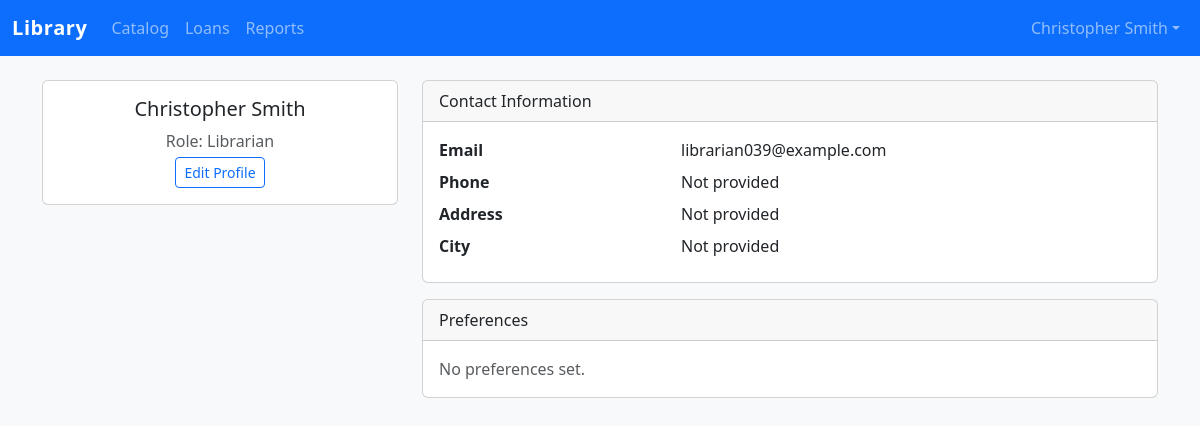
The page /accounts/profile/ (signed in) on the database its author committed.
### accounts/models.py (models this page shows, shortened)
class User(AbstractUser):
	class Role(models.TextChoices):
		ADMIN = "ADMIN", _("Administrator")
		LIBRARIAN = "LIBRARIAN", _("Librarian")
		MEMBER = "MEMBER", _("Member / Student")
	role = models.CharField(
		max_length=20,
		choices=Role.choices,
		default=Role.MEMBER,
		help_text=_("Determines the permissions granted to the user."),
	)
	employee_id = models.CharField(
		max_length=50,
		blank=True,
		help_text=_("Optional staff identifier for administrators and librarians."),
	)
	avatar = models.ImageField(upload_to="avatars/", blank=True, null=True)
	created_at = models.DateTimeField(auto_now_add=True)
	class Meta(AbstractUser.Meta):
		ordering = ["username"]
	@property
	def is_admin(self) -> bool:
		return self.is_superuser or self.role == self.Role.ADMIN
	@property
	def is_librarian(self) -> bool:
		return self.role == self.Role.LIBRARIAN

### accounts/views.py (the view)
# urls.py: path("profile/", views.ProfileDetailView.as_view(), name="profile"),
@method_decorator(login_required, name="dispatch")
class ProfileDetailView(DetailView):
	model = User
	template_name = "accounts/profile_detail.html"
	context_object_name = "profile_user"
	def get_object(self, queryset=None):
		return self.request.user

### templates/accounts/profile_detail.html (shortened to what this page needs)
{% extends "base.html" %}
{% block content %}
<div class="row g-4">
  <div class="col-lg-4">
    <div class="card">
      <div class="card-body text-center">
        <h3 class="h5">{{ request.user.get_full_name|default:request.user.username }}</h3>
        <p class="text-muted mb-1">Role: {{ request.user.get_role_display }}</p>
        <a href="{% url 'accounts:profile-edit' %}" class="btn btn-outline-primary btn-sm">Edit Profile</a>
      </div>
    </div>
  </div>
  <div class="col-lg-8">
    <div class="card mb-3">
      <div class="card-header">Contact Information</div>
      <div class="card-body">
        <dl class="row mb-0">
          <dt class="col-sm-4">Email</dt>
          <dd class="col-sm-8">{{ request.user.email|default:'Not provided' }}</dd>
          <dt class="col-sm-4">Phone</dt>
          <dd class="col-sm-8">{{ profile.phone_number|default:'Not provided' }}</dd>
          <dt class="col-sm-4">Address</dt>
          <dd class="col-sm-8">{{ profile.address|default:'Not provided' }}</dd>
          <dt class="col-sm-4">City</dt>
          <dd class="col-sm-8">{{ profile.city|default:'Not provided' }}</dd>
        </dl>
      </div>
    </div>
    <div class="card">
      <div class="card-header">Preferences</div>
      <div class="card-body">
        {% if profile and profile.preferred_categories.all %}
  <div class="d-flex flex-wrap gap-2">{% for category in profile.preferred_categories.all %}<span class="badge bg-secondary">{{ category.name }}</span>{% empty %}<span class="text-muted">No preferences set.</span>{% endfor %}</div>
        {% else %}
        <p class="text-muted mb-0">No preferences set.</p>
        {% endif %}
      </div>
    </div>
  </div>
</div>
{% endblock %}

### static/css/styles.css (style rules this page uses)
:root { --brand-primary: #0d6efd; --brand-accent: #198754; --brand-muted: #f8f9fa; }
body { background-color: var(--brand-muted); }
.navbar-brand { font-weight: 600; letter-spacing: 0.03em; }

### rows shown on the page
User: first_name+last_name+username "Library Catalog Loans Reports Christopher Smith", user.get_full_name "Christopher Smith", user.role "Librarian", user.email "librarian039@example.com"

### other values the page prints
{{ profile.phone_number|default:'Not provided' }} "Not provided"
{{ profile.address|default:'Not provided' }} "Not provided"
{{ profile.city|default:'Not provided' }} "Not provided"
